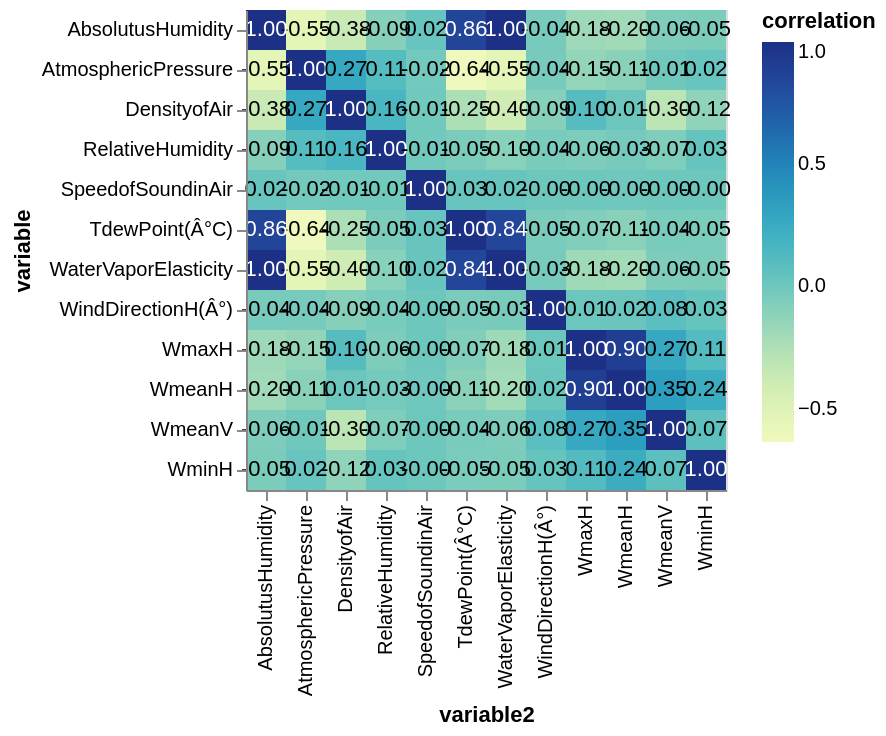

Notebook code cell kept with this figure:
### Code cell
base = at.Chart(cor_data).encode(
    x='variable2:O',
    y='variable:O'    
)

# Text layer with correlation labels
# Colors are for easier readability
text = base.mark_text().encode(
    text='correlation_label',
    color=at.condition(
        at.datum.correlation > 0.5, 
        at.value('white'),
        at.value('black')
    )
)

# The correlation heatmap itself
cor_plot = base.mark_rect().encode(
    color='correlation:Q'
)

cor_plot + text # The '+' means overlaying the text and rect layer

### Figure 1 — Vega-Lite specification as saved in the notebook (floating-point values rounded to 4 significant figures; data arrays with more than 128 entries replaced by an {"elided": "..."} marker saying what was removed)
{"config": {"view": {"continuousWidth": 400, "continuousHeight": 300}}, "layer": [{"mark": "rect", "encoding": {"color": {"type": "quantitative", "field": "correlation"}, "x": {"type": "ordinal", "field": "variable2"}, "y": {"type": "ordinal", "field": "variable"}}}, {"mark": "text", "encoding": {"color": {"condition": {"value": "white", "test": "(datum.correlation > 0.5)"}, "value": "black"}, "text": {"type": "nominal", "field": "correlation_label"}, "x": {"type": "ordinal", "field": "variable2"}, "y": {"type": "ordinal", "field": "variable"}}}], "data": {"name": "data-033cd1f9dfa7ee4b8d065c70e81cdc18"}, "$schema": "https://vega.github.io/schema/vega-lite/v4.8.1.json", "datasets": {"data-033cd1f9dfa7ee4b8d065c70e81cdc18": {"elided": "144 records"}}}
